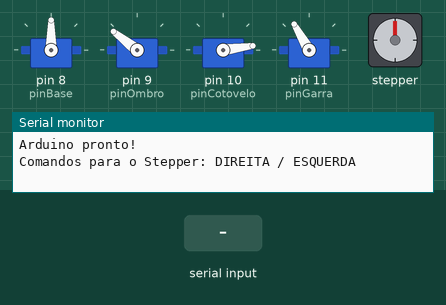
The sketch below on a simulated Arduino Uno, built with avr-gcc and run on an emulated ATmega328P. On the bench: 4 × servo, stepper motor, the last lines printed to the serial monitor. The inputs (shaded band) are chosen by the test bench. Stepper angles assume 2056 steps per turn.

Above: at 1.25 s.
1.3 s: "DIREITA\n" received over Serial
At 4.77 s:
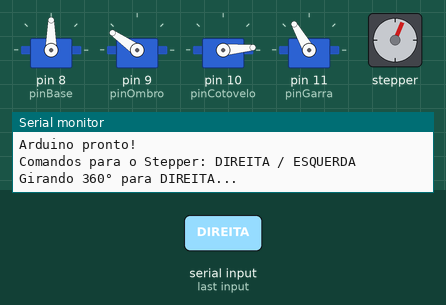
At 5.4 s:
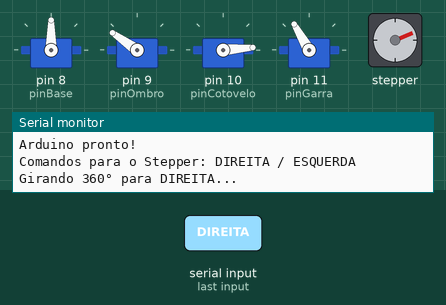
8.8 s: "1\n" received over Serial
11.8 s: "ESQUERDA\n" received over Serial
At 14.96 s:
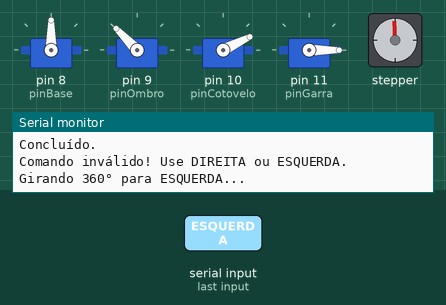
Timing chart, 0 to 24.3 s (numbered marks = the images above; inputs shaded):
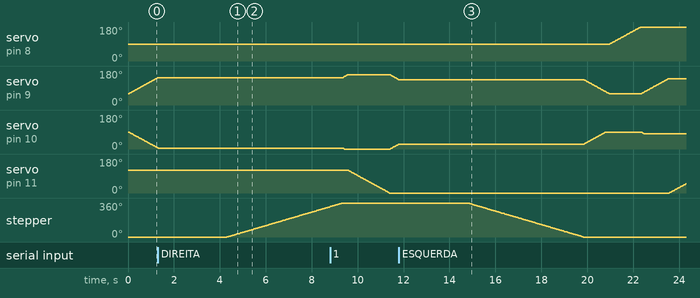

The sketch:

agora_vai_porra.ino
```cpp
#include <Servo.h>
#include <Stepper.h>

// ====== SERVOS ======
Servo sBase;
Servo sOmbro;
Servo sCotovelo;
Servo sGarra;

// Pinos dos servos
const int pinBase = 8;
const int pinOmbro = 9; // o ombro eh o da esquerda
const int pinCotovelo = 10; //o cotovelo eh o da direita (ponto de referencia olhar a garra de frente)
const int pinGarra = 11;

// Base
int baseNeutra = 90;
int baseDireita = 180;
int baseEsquerda = 0;

// Ombro/Cotovelo
int ombroAlto = 60;
int ombroBaixo = 160;
int cotoveloRecolhido = 90;
int cotoveloEstendido = 0;

// Garra
int garraAberta = 120;
int garraFechada = 0;

int stepDelay = 15;

int ombroDescidaFinal = 140;
int cotoveloDescidaFinal = 80;

// ====== STEPPER ======
const int stepsPerRevolution = 2056;
Stepper myStepper(stepsPerRevolution, 2, 4, 3, 5);  // ordem corrigida

// ====== VARIÁVEIS DE MOVIMENTO DO BRACO ======
struct ServoMove {
  Servo* servo;
  int target;
};
ServoMove movimento[4]; // Base, Ombro, Cotovelo, Garra
bool BracoAtivo = false;
int passo = 1;
unsigned long ultimoStep = 0;

// Sequência do Braco
enum EstadoBraco {
  NEUTRO,
  DESCER,
  FECHAR_GARRA,
  SUBIR,
  GIRAR_BASE,
  ABAIXAR_LEVEMENTE,
  ABRIR_GARRA,
  VOLTAR_NEUTRO
};
EstadoBraco estadoAtual = NEUTRO;

// ====== SETUP ======
void setup() {
  sBase.attach(pinBase);
  sOmbro.attach(pinOmbro);
  sCotovelo.attach(pinCotovelo);
  sGarra.attach(pinGarra);

  sBase.write(baseNeutra);
  sOmbro.write(ombroAlto);
  sCotovelo.write(cotoveloRecolhido);
  sGarra.write(garraAberta);

  Serial.begin(9600);
  Serial.setTimeout(50); // resposta imediata
  myStepper.setSpeed(12);
  Serial.println("Arduino pronto!");
  Serial.println("Comandos para o Stepper: DIREITA / ESQUERDA");
}

// ====== LOOP ======
void loop() {
  // Processa comandos Serial
  processSerial();

  // Executa movimento do Braco
  executarMovimentoCompletoNaoBloqueante();
}

// ====== FUNÇÕES SERIAL ======
void processSerial() {
  while (Serial.available() > 0) {
    String comando = Serial.readStringUntil('\n');
    comando.trim();

    if (comando.equalsIgnoreCase("DIREITA")) {
      Serial.println("Girando 360° para DIREITA...");
      delay(3000);
      myStepper.step(stepsPerRevolution);
      Serial.println("Concluído.");
    }
    else if (comando.equalsIgnoreCase("ESQUERDA")) {
      Serial.println("Girando 360° para ESQUERDA...");
      delay(3000);
      myStepper.step(-stepsPerRevolution);
      Serial.println("Concluído.");
    }
    else {
      Serial.println("Comando inválido! Use DIREITA ou ESQUERDA.");
    }
  }
}

// ====== FUNÇÕES DO BRACO ======
void executarMovimentoCompletoNaoBloqueante() {
  if (millis() - ultimoStep < stepDelay) return;
  ultimoStep = millis();

  switch (estadoAtual) {
    case NEUTRO:
      setMovimento(baseNeutra, ombroAlto, cotoveloRecolhido, garraAberta);
      estadoAtual = DESCER;
      break;

    case DESCER:
      if (moverServosPara(ombroBaixo, cotoveloEstendido)) {
        estadoAtual = FECHAR_GARRA;
      }
      break;

    case FECHAR_GARRA:
      if (moverServosParaGarra(garraFechada)) {
        estadoAtual = SUBIR;
      }
      break;

    case SUBIR:
      if (moverServosPara(ombroAlto, cotoveloRecolhido)) {
        estadoAtual = GIRAR_BASE;
      }
      break;

    case GIRAR_BASE:
      if (moverServoBase(baseDireita)) {
        estadoAtual = ABAIXAR_LEVEMENTE;
      }
      break;

    case ABAIXAR_LEVEMENTE:
      if (moverServosPara(ombroDescidaFinal, cotoveloDescidaFinal)) {
        estadoAtual = ABRIR_GARRA;
      }
      break;

    case ABRIR_GARRA:
      if (moverServosParaGarra(garraAberta)) {
        estadoAtual = VOLTAR_NEUTRO;
      }
      break;

    case VOLTAR_NEUTRO:
      if (moverServosPara(ombroAlto, cotoveloRecolhido) && moverServoBase(baseNeutra)) {
        estadoAtual = NEUTRO; // reinicia o ciclo
      }
      break;
  }
}

// Inicializa alvo do movimento
void setMovimento(int baseT, int ombroT, int cotoveloT, int garraT) {
  movimento[0] = {&sBase, baseT};
  movimento[1] = {&sOmbro, ombroT};
  movimento[2] = {&sCotovelo, cotoveloT};
  movimento[3] = {&sGarra, garraT};
  BracoAtivo = true;
}

// Move base sozinho
bool moverServoBase(int alvo) {
  int posAtual = sBase.read();
  if (posAtual < alvo) {
    sBase.write(posAtual + passo);
    return false;
  } else if (posAtual > alvo) {
    sBase.write(posAtual - passo);
    return false;
  }
  return true;
}

// Move ombro + cotovelo
bool moverServosPara(int alvoOmbro, int alvoCotovelo) {
  bool pronto = true;

  int posOmbro = sOmbro.read();
  int posCotovelo = sCotovelo.read();

  if (posOmbro < alvoOmbro) { sOmbro.write(posOmbro + passo); pronto = false; }
  else if (posOmbro > alvoOmbro) { sOmbro.write(posOmbro - passo); pronto = false; }

  if (posCotovelo < alvoCotovelo) { sCotovelo.write(posCotovelo + passo); pronto = false; }
  else if (posCotovelo > alvoCotovelo) { sCotovelo.write(posCotovelo - passo); pronto = false; }

  return pronto;
}

// Move apenas garra
bool moverServosParaGarra(int alvoGarra) {
  int posAtual = sGarra.read();
  if (posAtual < alvoGarra) { sGarra.write(posAtual + passo); return false; }
  else if (posAtual > alvoGarra) { sGarra.write(posAtual - passo); return false; }
  return true;
}
```

Measured:
- after the input at 1.3 s, servo on pin 8 (pinBase): stays 90° (without the input it goes to 91° after 3.6 s); servo on pin 9 (pinOmbro): goes on until 1.3 s, then stays 145°
- after the input at 11.8 s, stepper: turns 360° counter-clockwise in 5.0 s, starting after 3.0 s
